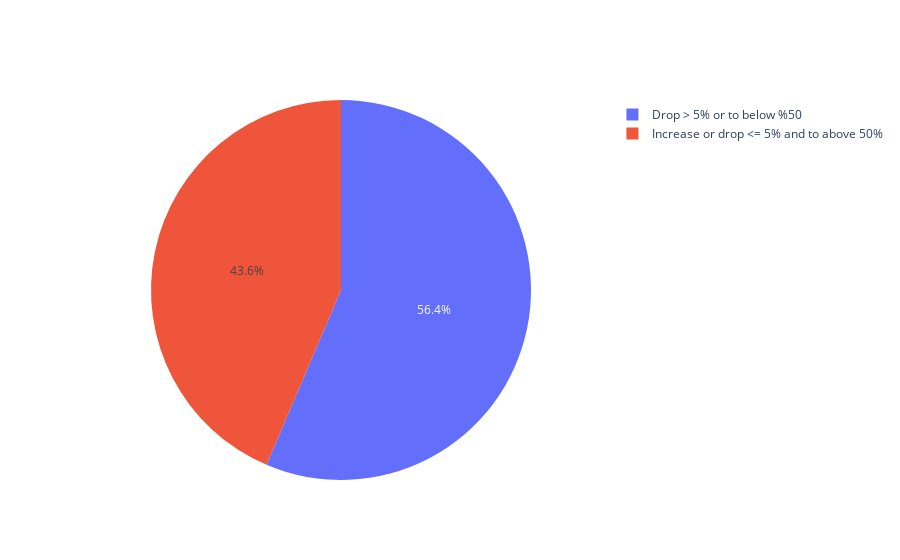
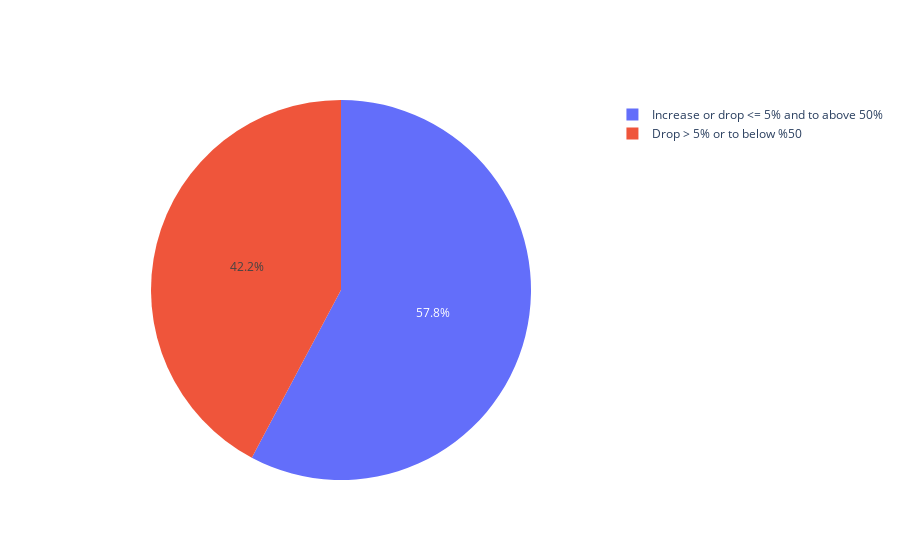

Source (notebook cell) for these figures, in order:
### Code cell
#make charts

labels = ["Drop > 5% or to below %50", "Increase or drop <= 5% and to above 50%"]
values = [lvesv_inc[0], lvesv_inc[1]]

fig = go.Figure(data=[go.Pie(labels=labels, values=values)])
fig.show()

labels = ["Drop > 5% or to below %50", "Increase or drop <= 5% and to above 50%"]
values = [lvesv_dec[0], lvesv_dec[1]]

fig = go.Figure(data=[go.Pie(labels=labels, values=values)])
fig.show()

### Figure 1 — Plotly figure (JSON) as saved in the notebook; plotly's stock layout.template omitted (floating-point values rounded to 4 significant figures)
{"data": [{"labels": ["Drop > 5% or to below %50", "Increase or drop <= 5% and to above 50%"], "type": "pie", "values": [22, 17]}], "layout": {}}

### Figure 2 — Plotly figure (JSON) as saved in the notebook; plotly's stock layout.template omitted (floating-point values rounded to 4 significant figures)
{"data": [{"labels": ["Drop > 5% or to below %50", "Increase or drop <= 5% and to above 50%"], "type": "pie", "values": [19, 26]}], "layout": {}}
